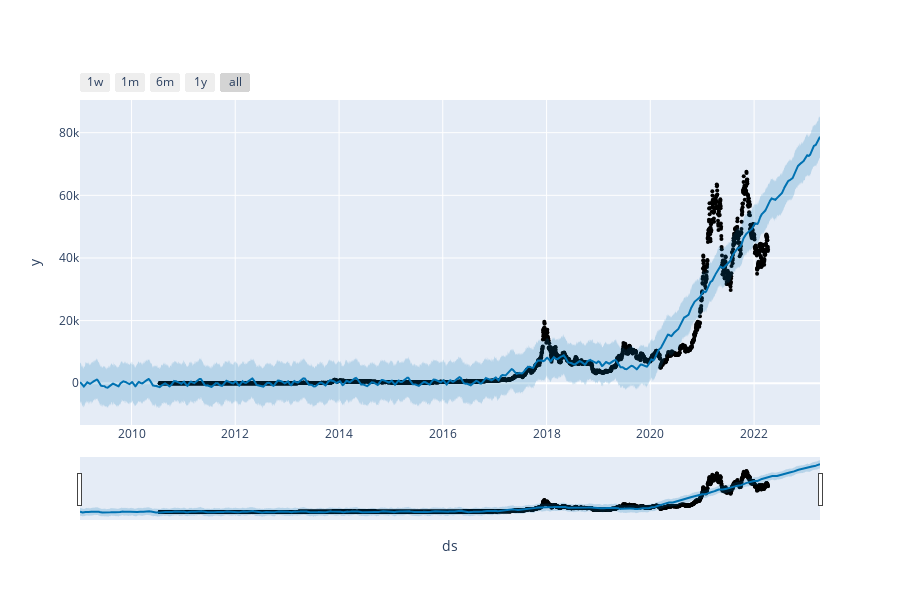

Notebook cell for this chart:
### Markdown cell above
Same plots as before on an interactive figure

### Code cell
plot_plotly(m, forecast)

### Figure 1 — Plotly figure (JSON) as saved in the notebook; plotly's stock layout.template omitted (floating-point values rounded to 4 significant figures; data arrays with more than 128 entries replaced by an {"elided": "..."} marker saying what was removed)
{"data": [{"marker": {"color": "black", "size": 4}, "mode": "markers", "name": "Actual", "type": "scatter", "x": {"elided": "4284 str values"}, "y": {"elided": "4284 float values"}}, {"hoverinfo": "skip", "line": {"width": 0}, "mode": "lines", "type": "scatter", "x": {"elided": "5211 str values"}, "y": {"elided": "5211 float values"}}, {"fill": "tonexty", "fillcolor": "rgba(0, 114, 178, 0.2)", "line": {"color": "#0072B2", "width": 2}, "mode": "lines", "name": "Predicted", "type": "scatter", "x": {"elided": "5211 str values"}, "y": {"elided": "5211 float values"}}, {"fill": "tonexty", "fillcolor": "rgba(0, 114, 178, 0.2)", "hoverinfo": "skip", "line": {"width": 0}, "mode": "lines", "type": "scatter", "x": {"elided": "5211 str values"}, "y": {"elided": "5211 float values"}}], "layout": {"height": 600, "showlegend": false, "width": 900, "xaxis": {"rangeselector": {"buttons": [{"count": 7, "label": "1w", "step": "day", "stepmode": "backward"}, {"count": 1, "label": "1m", "step": "month", "stepmode": "backward"}, {"count": 6, "label": "6m", "step": "month", "stepmode": "backward"}, {"count": 1, "label": "1y", "step": "year", "stepmode": "backward"}, {"step": "all"}]}, "rangeslider": {"visible": true}, "title": {"text": "ds"}, "type": "date"}, "yaxis": {"title": {"text": "y"}}}}
